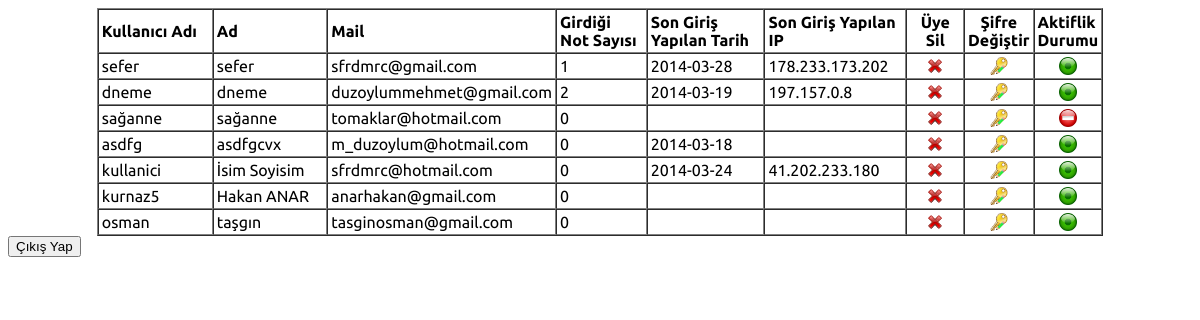
The app's page /admin.php (signed in) with its own data.
### tables this page shows
CREATE TABLE IF NOT EXISTS `uye` (
  `id` int(11) NOT NULL AUTO_INCREMENT COMMENT 'Kullanıcı id''si',
  `kadi` varchar(50) NOT NULL DEFAULT '' COMMENT 'Kullanıcı Adı',
  `adi` varchar(50) NOT NULL DEFAULT '' COMMENT 'Kullanıcı Adı ve Soyadı',
  `sifre` varchar(50) NOT NULL DEFAULT '' COMMENT 'Şifre',
  `mail` varchar(50) NOT NULL DEFAULT '' COMMENT 'Mail Adresi',
  `tel` varchar(20) NOT NULL COMMENT 'Kullanıcı Telefon Numarası',
  `dogum` varchar(25) NOT NULL COMMENT 'Kullanıcı Doğum Tarihi',
  `cinsiyet` varchar(5) NOT NULL COMMENT 'Kullanıcı Cinsiyeti',
  `ktarih` timestamp NOT NULL DEFAULT CURRENT_TIMESTAMP COMMENT 'Kayıt Tarihi',
  `ziyaret` varchar(255) NOT NULL DEFAULT '' COMMENT 'Kullanıcı Ziyaret Sayısı',
  `aktif` int(2) NOT NULL DEFAULT '0' COMMENT 'Kullanıcı Aktifliği',
  `son_giris` varchar(20) NOT NULL DEFAULT '' COMMENT 'Sisteme Giriş Yapılan Son Tarihi',
  `aktif_giris` varchar(20) NOT NULL DEFAULT '' COMMENT 'Sisteme Giriş Yapılan Aktif Tarihi',
  `son_ip` varchar(20) NOT NULL DEFAULT '' COMMENT 'Sisteme Giriş Yapılan Son Ip''si',
  `aktif_ip` varchar(25) NOT NULL DEFAULT '' COMMENT 'Sisteme Giriş Yapılan Aktif Ip''si',
  `tema` int(2) NOT NULL DEFAULT '0' COMMENT 'Kullanıcı Teması',
  `baslangicturu` varchar(200) NOT NULL COMMENT 'Başlangıç Turu İçin Değer',
  `profil_resmi` varchar(250) NOT NULL DEFAULT '' COMMENT 'Profil Fotoğrafı',
  `dil` int(2) NOT NULL,
  PRIMARY KEY (`id`)
);

### admin.php (the view, shortened to what this page needs)
<head>
<link href="form.css" type="text/css" rel="stylesheet" />
</head>
<Body onLoad="yenile()" >
<?php
echo '
 <center><table width="85%" border="1" cellpadding="3" cellspacing="0">
    <tr>
	  <td width="14%" align="left"><strong>Kullanıcı Adı</strong></td>
      <td width="14%" align="left"><strong>Ad</strong></td>
      <td width="18%" align="left"><strong>Mail</strong></td>
      <td width="11%" align="left"><strong>Girdiği Not Sayısı</strong></td>
      <td width="15%" align="left"><strong>Son Giriş Yapılan Tarih</strong></td>
	  <td width="15%" align="left"><strong>Son Giriş Yapılan IP</strong></td>
	  <td width="7%" align="center"><strong>Üye Sil</strong></td>
      <td width="11%" align="center"><strong>Şifre Değiştir</strong></td>
      <td width="13%" align="left"><strong>Aktiflik Durumu</strong></td>
    </tr>
';
$bilgicek=mysql_query("SELECT * FROM uye");
while($bilgiyaz=mysql_fetch_array($bilgicek))
{
$id=$bilgiyaz['id'];
$kadi=$bilgiyaz['kadi'];
$uye=$bilgiyaz['adi'];
$mail=$bilgiyaz['mail'];
$songirtar=$bilgiyaz['son_giris'];
$aktif=$bilgiyaz['aktif'];
if($aktif==1)
{
    $resim="<a href=durumdegistir.php?deger=1&kadi=$kadi><img src=\"aktif.png\" width=\"18\" height=\"18\" /></a>";
}
else
{
    $resim="<a href=durumdegistir.php?deger=0&kadi=$kadi><img src=\"pasif.png\" width=\"18\" height=\"18\" /></a>";
}
$son_ip=$bilgiyaz['son_ip'];
$bilgi=mysql_query("SELECT COUNT(*) FROM notlar  u where u.ekleyen_id='$id' ");
if($bilgi)
{
        $tek=mysql_fetch_array($bilgi);
}
echo "
    <tr class=\"satir\">
	  <td>$kadi</td>
      <td>$uye</td>
      <td>$mail</td>
      ";
	  echo "<td>";echo $tek[0]; echo"</td>";
	  echo"
	  <td>$songirtar</td>
	  <td>$son_ip</td>
	 <td align=\"center\"><a href=\"kisisil.php?kisiadi=$kadi\"><img src=\"delete.png\" width=\"18\" height=\"18\" /></a></td>
     <td align=\"center\"> <a href=\"adminsifredegistir.php?kadiadi=$kadi\"><img src=\"sifredegistir.png\" width=\"18\" height=\"18\" /></a></td>
      <td align=\"center\">$resim</td>
    </tr>
";
}
 echo "</table></center>";
 echo "<a href=\"adminkapat.php\"><input type=\"Submit\" value=\"Çıkış Yap\"></a>";
?>

### admin.php (style rules this page uses)
body { font-family: 'Ubuntu', sans-serif; }
tr { background-color:white }

### records on screen
uye: kadi "sefer", adi "sefer", mail "sfrdmrc@gmail.com", tek "1", son_giris "2014-03-28", son_ip "178.233.173.202"
uye: kadi "dneme", adi "dneme", mail "duzoylummehmet@gmail.com", tek "2", son_giris "2014-03-19", son_ip "197.157.0.8"
uye: kadi "sağanne", adi "sağanne", mail "tomaklar@hotmail.com", tek "0"
uye: kadi "asdfg", adi "asdfgcvx", mail "m_duzoylum@hotmail.com", tek "0", son_giris "2014-03-18"
uye: kadi "kullanici", adi "İsim Soyisim", mail "sfrdmrc@hotmail.com", tek "0", son_giris "2014-03-24", son_ip "41.202.233.180"
uye: kadi "kurnaz5", adi "Hakan ANAR", mail "anarhakan@gmail.com", tek "0"
uye: kadi "osman", adi "taşgın", mail "tasginosman@gmail.com", tek "0"
